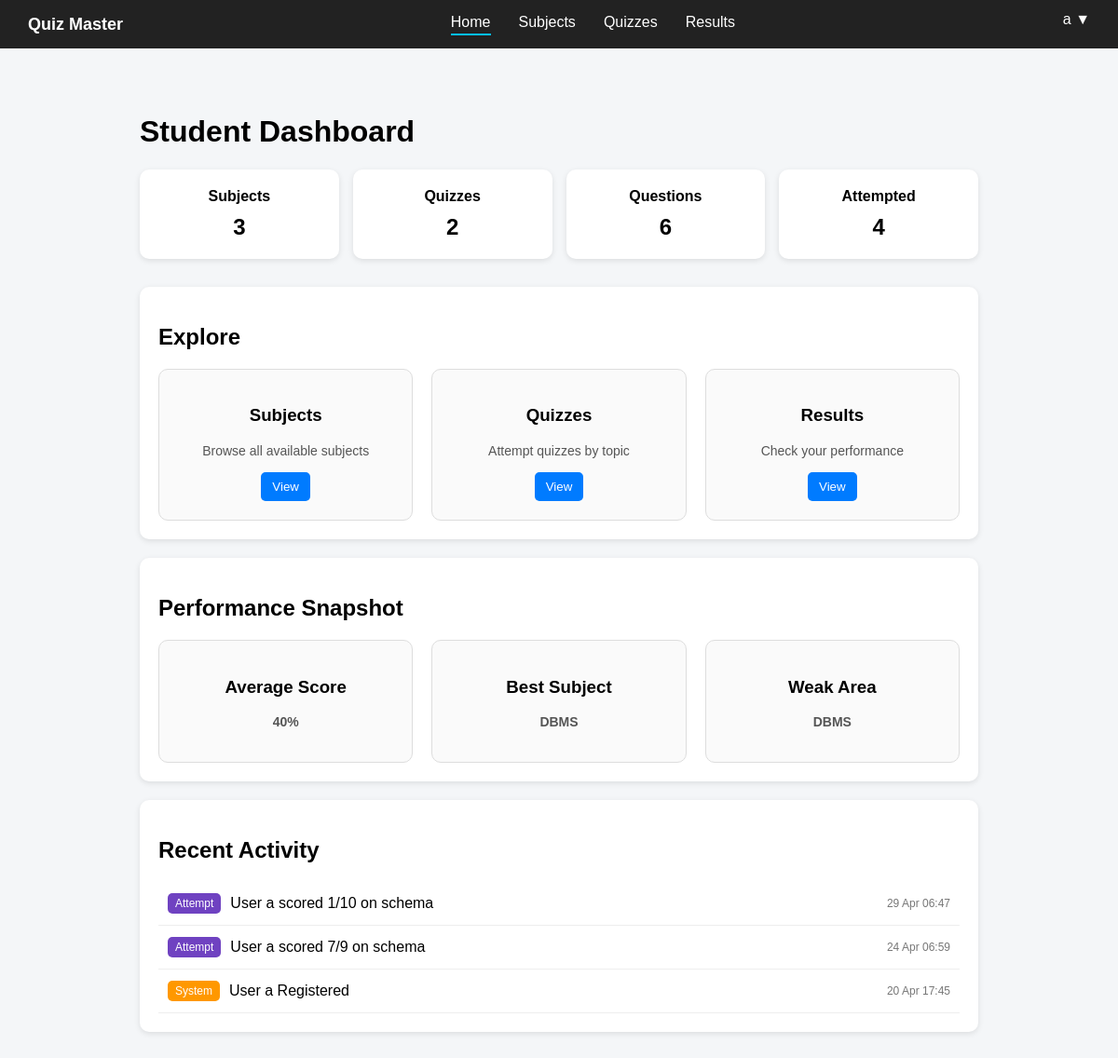
/dashboard (signed in), run on the app's committed database.
### controller/models.py (models this page shows)
class Subject(db.Model):
    __tablename__ = "subjects"
    id = db.Column(db.Integer, primary_key=True)
    name = db.Column(db.String(100), nullable=False)
    description = db.Column(db.Text)
    quizzes = db.relationship("Quiz", backref="subject", lazy=True)

class Activity(db.Model):
    __tablename__ = "activities"
    id = db.Column(db.Integer, primary_key=True)
    type = db.Column(db.String(50), nullable=False)
    message = db.Column(db.String(300), nullable=False)
    timestamp = db.Column(db.DateTime, default=datetime.utcnow)
    user_id = db.Column(db.Integer, db.ForeignKey("users.id"), nullable=True)

### app.py (the view)
@app.route("/home")
@app.route("/dashboard")
def home():
    user_id = session.get("user_id")
    if not user_id:
        flash("Please login first")
        return redirect(url_for("landing"))
    if session.get("role") == "admin":
        return redirect(url_for("admin_dashboard"))
    subjects_count = Subject.query.count()
    quizzes_count = Quiz.query.count()
    questions_count = Question.query.count()
    attempted_count = Attempt.query.filter_by(user_id=user_id).count()
    activities = (
    Activity.query
    .filter_by(user_id=user_id)
    .filter(Activity.type != "quiz")
    .filter(Activity.type != "subject")
    .filter(Activity.type != "admin")
    .order_by(Activity.timestamp.desc())
    .limit(5)
    .all()
    )
    attempts = Attempt.query.filter_by(user_id=user_id).all()
    total_scored = 0
    total_possible = 0
    subject_scores = {}   # {subject_name: [scored, total]}
    for attempt in attempts:
        if not attempt.quiz:
            continue
        subject_name = attempt.quiz.subject.name
        scored = attempt.score or 0
        total = attempt.total_marks or 0
        total_scored += scored
        total_possible += total
        if subject_name not in subject_scores:
            subject_scores[subject_name] = [0, 0]
        subject_scores[subject_name][0] += scored
        subject_scores[subject_name][1] += total
    avg_score = 0
    if total_possible > 0:
        avg_score = round((total_scored / total_possible) * 100)
    best_subject = "-"
    weak_subject = "-"
    best_pct = -1
    weak_pct = 101
    for subject, (scored, total) in subject_scores.items():
        if total == 0:
            continue
        pct = (scored / total) * 100
        if pct > best_pct:
            best_pct = pct
            best_subject = subject
        if pct < weak_pct:
            weak_pct = pct
            weak_subject = subject
    return render_template(
        "user_dashboard.html",
        subjects_count=subjects_count,
        quizzes_count=quizzes_count,
        questions_count=questions_count,
        attempted_count=attempted_count,
        activities=activities,
        avg_score=avg_score,
        best_subject=best_subject,
        weak_subject=weak_subject
    )

### templates/user_dashboard.html (shortened to what this page needs)
{% extends "base.html" %}
{% block content %}
<h1>Student Dashboard</h1>
<div class="stats">
    <div class="card">Subjects<br><span>{{ subjects_count }}</span></div>
    <div class="card">Quizzes<br><span>{{ quizzes_count }}</span></div>
    <div class="card">Questions<br><span>{{ questions_count }}</span></div>
    <div class="card">Attempted<br><span>{{ attempted_count }}</span></div>
</div>
<div class="section">
    <h2>Explore</h2>
    <div class="manage-grid">
        <div class="manage-card">
            <h3>Subjects</h3>
            <p>Browse all available subjects</p>
            <div class="actions">
                <button onclick="location.href='{{ url_for('student_subjects') }}'">
                    View
                </button>
            </div>
        </div>
        <div class="manage-card">
            <h3>Quizzes</h3>
            <p>Attempt quizzes by topic</p>
            <div class="actions">
                <button onclick='location.href="{{ url_for("student_all_quizzes") }}"'>
                    View
                </button>
            </div>
        </div>
        <div class="manage-card">
            <h3>Results</h3>
            <p>Check your performance</p>
            <div class="actions">
                <button onclick="location.href='{{ url_for('student_results') }}'">
                    View
            </div>
        </div>
    </div>
</div>
<div class="section">
    <h2>Performance Snapshot</h2>
    <div class="manage-grid">
        <div class="manage-card">
            <h3>Average Score</h3>
            <p class="score-display">{{ avg_score }}%</p>
        </div>
        <div class="manage-card">
            <h3>Best Subject</h3>
            <p class="score-display">{{ best_subject }}</p>
        </div>
        <div class="manage-card">
            <h3>Weak Area</h3>
            <p class="score-display">{{ weak_subject }}</p>
        </div>
    </div>
</div>
<div class="section">
    <h2>Recent Activity</h2>
    {% if activities %}
    {% for a in activities %}
    <div class="activity-item">
        <span class="tag {{ a.type }}">
            {{ a.type|capitalize }}
        </span>
        <span class="text">
            {{ a.message }}
        </span>
        <span class="time">
            {{ a.timestamp.strftime('%d %b %H:%M') }}
        </span>
    </div>
    {% endfor %}
    {% else %}
    <p>No recent activity</p>
    {% endif %}
</div>
{% endblock %}

### static/css/base.css (style rules this page uses)
body { font-family: Arial, sans-serif; background: #f4f6f8; margin: 0; }
.stats { display: grid; grid-template-columns: repeat(4, 1fr); gap: 15px; margin-bottom: 30px; }
.card { background: white; padding: 20px; text-align: center; border-radius: 10px; box-shadow: 0 2px 6px rgba(0, 0, 0, 0.1); font-weight: bold; }
.card span { display: block; font-size: 24px; margin-top: 10px; }
.section { background: white; padding: 20px; margin-bottom: 20px; border-radius: 10px; box-shadow: 0 2px 6px rgba(0, 0, 0, 0.1); }
.manage-grid { display: grid; grid-template-columns: repeat(3, 1fr); gap: 20px; }
.manage-card { background: #fafafa; padding: 20px; border-radius: 10px; text-align: center; border: 1px solid #ddd; }
.manage-card p { font-size: 14px; color: #555; margin-bottom: 15px; }
.activity-item { display: flex; align-items: center; justify-content: space-between; padding: 12px 10px; border-bottom: 1px solid #eee; }
.tag { padding: 4px 8px; border-radius: 5px; font-size: 12px; color: white; }
.system { background: #ff9800; }
.attempt { background: #6f42c1; }
.text { flex: 1; margin-left: 10px; }
.time { font-size: 12px; color: #777; }
.actions button { padding: 8px 12px; border: none; border-radius: 5px; background: #007bff; color: white; cursor: pointer; }
body { padding-bottom: 80px; }
.score-display { font-size: 26px; font-weight: bold; color: #007bff; }

### data on the page
Subject: name "DBMS"
Activity: type "Attempt", message "User a scored 1/10 on schema", timestamp "29 Apr 06:47"
Activity: type "Attempt", message "User a scored 7/9 on schema", timestamp "24 Apr 06:59"
Activity: type "System", message "User a Registered", timestamp "20 Apr 17:45"

### other printed values
{{ session.get('username', 'User') }} "a"
{{ subjects_count }} "3"
{{ quizzes_count }} "2"
{{ questions_count }} "6"
{{ attempted_count }} "4"
{{ avg_score }} "40"
